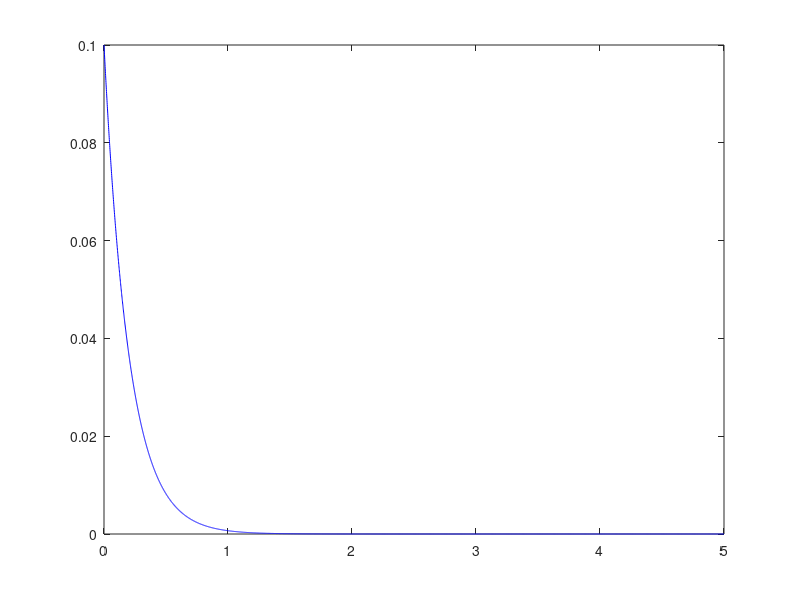

MATLAB code to generate this figure:
clear all
close all
%uncomment the plots you want to display

t_final=5;
time=0:0.001:t_final;
y_exact=0.1*exp(-time*5);
plot(time,y_exact,'b');
hold on

%backward (implicit) euler
h=0.1;
n=t_final/h+1;
y=zeros(1,n);
dy=zeros(1,n);
y(1)=0.1;
k=1;
for t=0:h:t_final-h
    dy(k)=-5*y(k);
    y(k+1)=y(k)/(1+5*h);
    k=k+1;
end
%plot(0:h:t_final,y,'sr--');
hold on

%trapezoidal
h=0.1;
n=t_final/h+1;
y=zeros(1,n);
y(1)=0.1;
k=2;
for t=0:h:t_final-h
    y(k)=y(k-1)*(1-5*h/2)/(1+5*h/2);
    k=k+1;
end
%plot(0:h:t_final,y,'ok--');
hold on

%second order RK midpoint
h=0.1;
n=t_final/h+1;
y=zeros(1,n);
y(1)=0.1;
u=y(1);
k=2;
for t=0:h:t_final-h
    k1=-5*u;
    k2=-5*(u+k1*h/2);
    u=u+k2*h;
    y(k)=u;
    k=k+1;
end
%plot(0:h:t_final,y,'*g--');
hold on

%adams-bashforth 2-step
h=5/25;
n=t_final/h+1;
y=zeros(1,n);
y(1)=0.1;
y(2)=0.1*exp(-h*5);
k=3;

for t=2*h:h:t_final
    y(k)=y(k-1)*(1-15*h/2)+5*h/2*y(k-2);
    k=k+1;
end

%plot(0:h:t_final,y,'hm--');
hold on

%adams-moulton 2-step
h=0.1;
n=t_final/h+1;
y=zeros(1,n);
y(1)=0.1;
y(2)=0.1*exp(-h*5);
k=3;

for t=2*h:h:t_final
    y(k)=1/(1+25*h/12)*(y(k-1)+h/12*(5*y(k-2)-40*y(k-1)));
    k=k+1;
end
%plot(0:h:t_final,y,'dk--')
    

    